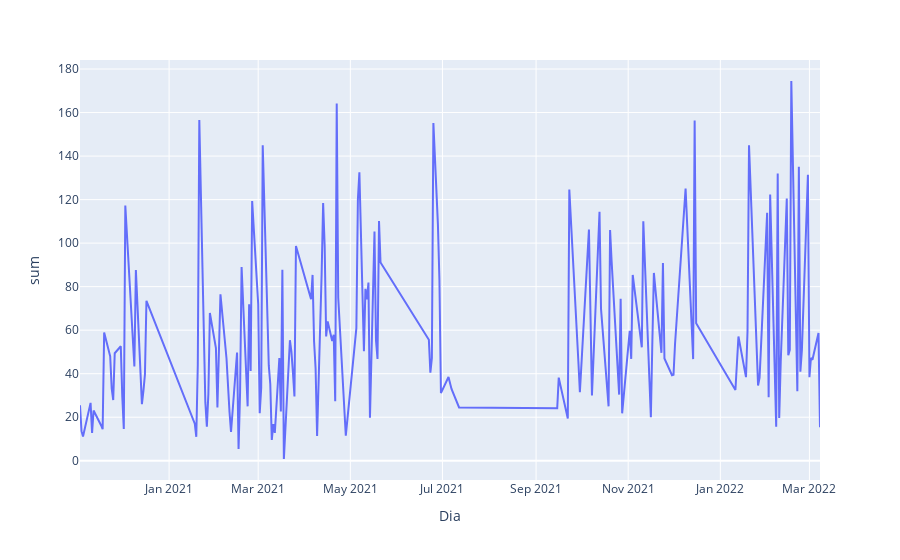

Write notebook code for a chart like this one.
### Code cell
fig = px.line(suma_dias, x=suma_dias.index, y="sum")
fig.show()

### Figure 1 — Plotly figure (JSON) as saved in the notebook; plotly's stock layout.template omitted (floating-point values rounded to 4 significant figures; data arrays with more than 128 entries replaced by an {"elided": "..."} marker saying what was removed)
{"data": [{"hovertemplate": "Dia=%{x}<br>sum=%{y}<extra></extra>", "legendgroup": "", "line": {"color": "#636efa", "dash": "solid"}, "marker": {"symbol": "circle"}, "mode": "lines", "name": "", "orientation": "v", "showlegend": false, "type": "scatter", "x": {"elided": "168 str values"}, "xaxis": "x", "y": {"elided": "168 float values"}, "yaxis": "y"}], "layout": {"legend": {"tracegroupgap": 0}, "margin": {"t": 60}, "xaxis": {"anchor": "y", "domain": [0, 1], "title": {"text": "Dia"}}, "yaxis": {"anchor": "x", "domain": [0, 1], "title": {"text": "sum"}}}}
